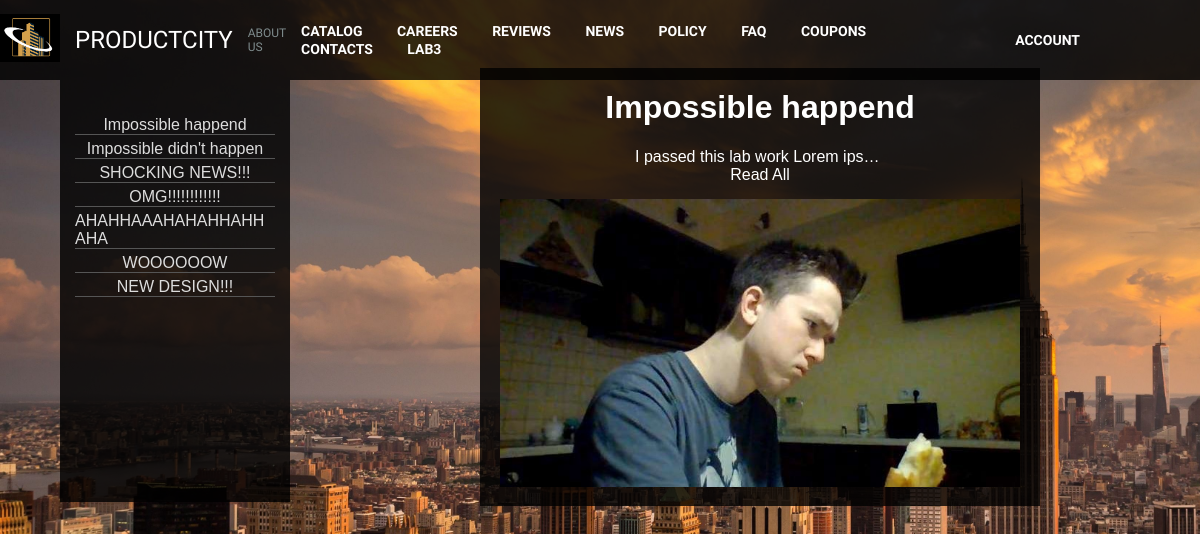
Page /news on the committed database.
### base/models.py (models this page shows, shortened)
class New(models.Model):
    title = models.CharField(max_length=100, null=False)
    description = models.TextField(null=False)
    image = models.ImageField(upload_to='news_images/')
    @property
    def short_description(self):
        return self.description[:50]

### base/views.py (the view)
# urls.py: path('news', views.news, name = 'news'),
def news(request):
    news_list = New.objects.all()
    return render(request, "base/news.html", {'news_list': news_list})

### base/templates/base/news.html (shortened to what this page needs)
{% extends "base.html" %}
{% load static %}
{% block content %}
<link rel="stylesheet" href="{% static 'css/news_style.css' %}">
<head>
</head>
<body onload="selectNews(1)">
    <div class="page-container">
        <aside class="news-container">
            <ul class="news-list">
                {% for new in news_list %}
                    <li class="news-item" onclick="selectNews({{new.id}})" data-title="{{new.title}}"
                                            data-image="{{new.image.url}}"
                                            data-description="{{new.short_description}}">
                        <p class="news-title">{{ new.title }}</p>
                    </li>
                {% endfor %}
            </ul>
        </aside>
        <main class="news-details">
            <h1 id="details-title"></h1>
            <p id="details-description"></p>
            <a class="details-link" id="details-link">Read All</a>
            <img class="details-image" id="details-image" src="" alt="Image">
        </main>
    </div>
</body>
{%endblock%}

### static/css/navbar_style.css (style rules this page uses)
html, body { margin: 0; padding: 0; width: 100%; height: 100%; }
main { margin-top: 80px; }

### static/css/news_style.css (style rules this page uses)
body { overflow: hidden; font-family: "Gilman", sans-serif; }
.page-container { display: flex; }
.news-list { padding: 0; height: 45vh; max-height: 50vh; overflow-y: auto; }
.news-container { font-family: "Gilman", sans-serif; width: 200px; background-color: rgba(0, 0, 0, 0.8); padding: 15px; position: absolute; top: 80px; left: 5%; color: white; }
.news-details { display: block; color: white; position: absolute; left: 40%; top: 8.5%; height: auto; padding-bottom: 15px; background-color: rgba(0, 0, 0, 0.8); flex: 1; margin: 0; text-align: center; max-width: 70vh; }
.details-image { width: auto; height: auto; max-width: 65vh; max-height: 400px; }
.details-description, .details-link { display: block; width: 100%; margin-bottom: 15px; }
.details-link { text-decoration: none; color: white; width: 100%; display: block; }
.news-item { display: flex; flex-direction: column; align-items: start; margin-bottom: 20px; text-align: start; border-bottom: 1px solid #555; margin: 5px 0; font-size: 1rem; font-weight: bold; color: #dddddd; font-weight: 300; word-wrap:break-word; overflow-wrap: anywhere; cursor: pointer; }
.news-details { flex: 1; width: 100%; }
p { max-width: 250px; margin: 0 auto; }
#details-description { overflow: hidden; text-overflow: ellipsis; white-space: nowrap; }

### rows in the picture
New: title "Impossible happend"
New: title "Impossible didn't happen"
New: title "SHOCKING NEWS!!!"
New: title "OMG!!!!!!!!!!!!"
New: title "AHAHHAAAHAHAHHAHHAHA"
New: title "WOOOOOOW"
New: title "NEW DESIGN!!!"
